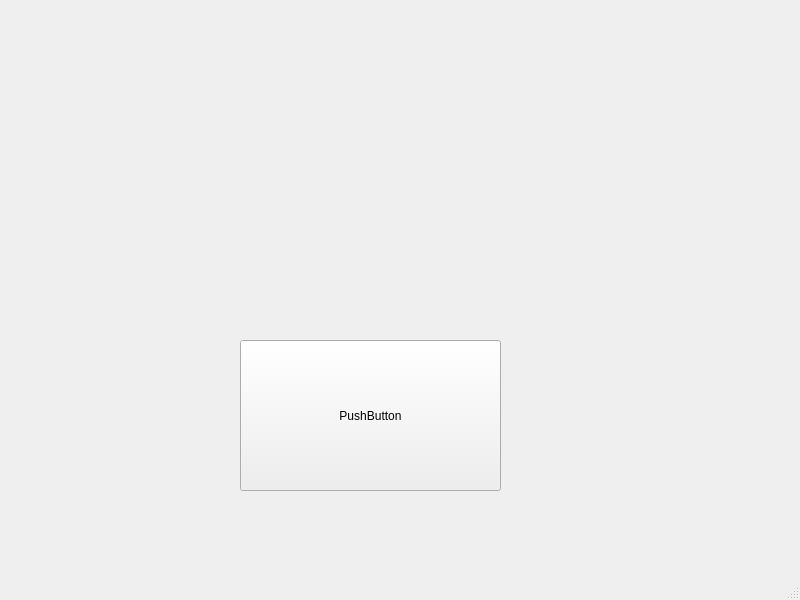
<?xml version="1.0" encoding="UTF-8"?>
<ui version="4.0">
 <class>MainWindow</class>
 <widget class="QMainWindow" name="MainWindow">
  <property name="geometry">
   <rect>
    <x>0</x>
    <y>0</y>
    <width>800</width>
    <height>600</height>
   </rect>
  </property>
  <property name="windowTitle">
   <string>MainWindow</string>
  </property>
  <widget class="QWidget" name="centralwidget">
   <widget class="QPushButton" name="pushButton">
    <property name="geometry">
     <rect>
      <x>240</x>
      <y>340</y>
      <width>261</width>
      <height>151</height>
     </rect>
    </property>
    <property name="text">
     <string>PushButton</string>
    </property>
   </widget>
  </widget>
  <widget class="QMenuBar" name="menubar">
   <property name="geometry">
    <rect>
     <x>0</x>
     <y>0</y>
     <width>800</width>
     <height>20</height>
    </rect>
   </property>
  </widget>
  <widget class="QStatusBar" name="statusbar"/>
 </widget>
 <resources/>
 <connections/>
</ui>
